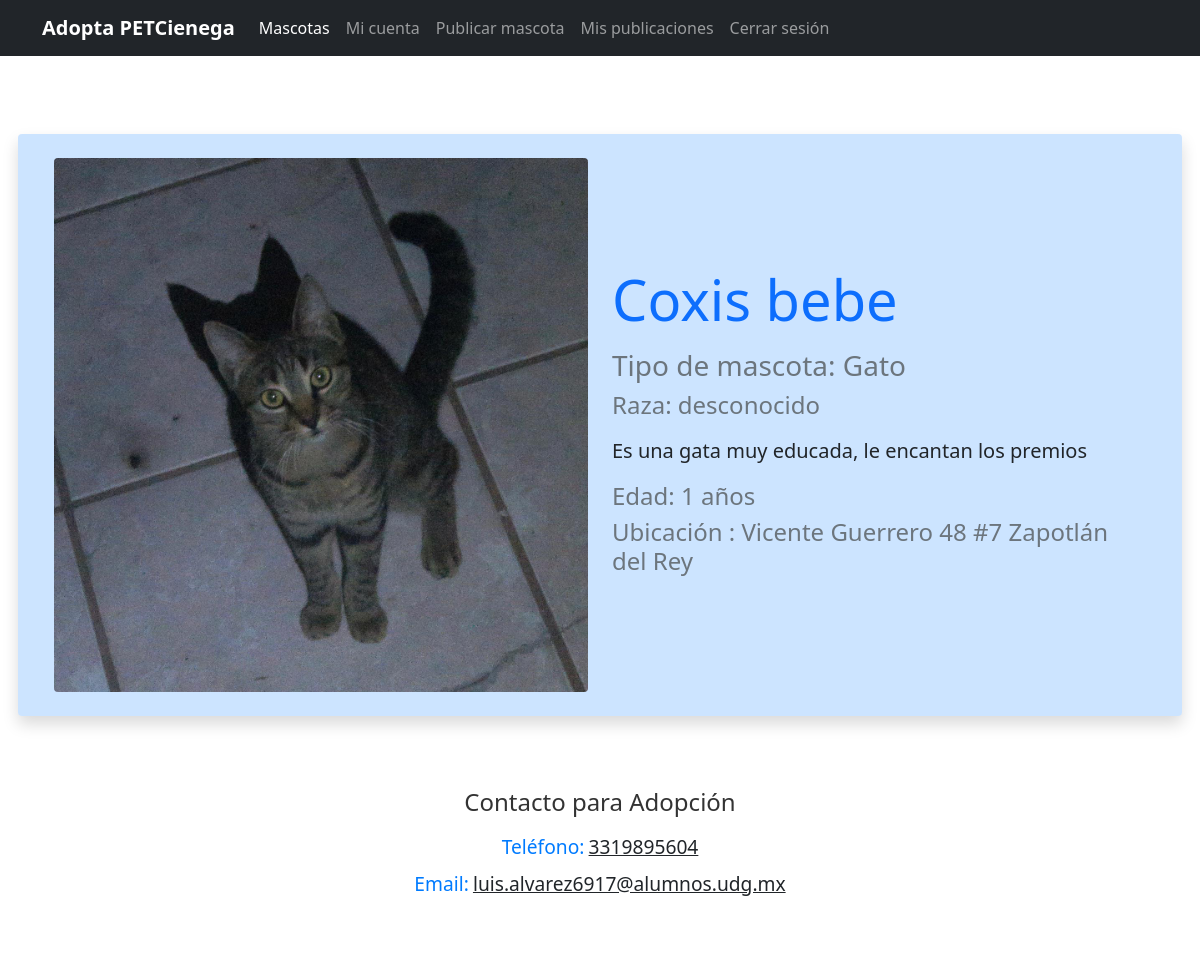
Screenshot of /adopta/Detalle.php?id=1 (signed in) with the database file from the repository.
### tables this page shows
CREATE TABLE IF NOT EXISTS `mascotas` (
  `id_mascota` int NOT NULL AUTO_INCREMENT,
  `nombre_mascota` varchar(30) NOT NULL,
  `tipo_mascota` int NOT NULL,
  `raza` varchar(30) NOT NULL,
  `edad` tinyint NOT NULL,
  `sexo` char(1) NOT NULL,
  `descripcion` varchar(300) NOT NULL,
  `ubicacion_actual` varchar(60) NOT NULL,
  `fecha_adopcion` timestamp NOT NULL DEFAULT CURRENT_TIMESTAMP,
  `imagen` varchar(250) NOT NULL,
  `usuario_id` int NOT NULL,
  PRIMARY KEY (`id_mascota`),
  KEY `tipo_mascota` (`tipo_mascota`,`usuario_id`),
  KEY `usuario_id` (`usuario_id`)
);

CREATE TABLE IF NOT EXISTS `tipos_mascotas` (
  `id_tipo` int NOT NULL AUTO_INCREMENT,
  `descripcion` varchar(20) NOT NULL,
  PRIMARY KEY (`id_tipo`)
);

CREATE TABLE IF NOT EXISTS `usuarios` (
  `id_usuario` int NOT NULL AUTO_INCREMENT,
  `username` varchar(30) NOT NULL,
  `nombre_completo` varchar(65) NOT NULL,
  `contraseña` varchar(32) NOT NULL,
  `correo` varchar(50) NOT NULL,
  `telefono` bigint NOT NULL,
  `fec_registro` timestamp NOT NULL DEFAULT CURRENT_TIMESTAMP,
  `tipo_usuario` int NOT NULL,
  PRIMARY KEY (`id_usuario`),
  KEY `tipo_usuario` (`tipo_usuario`)
);

### adopta/Detalle.php (the view, shortened to what this page needs)
<?php
$conexion = obtenerConexion();
$id_mascota = isset($_GET['id']) ? $_GET['id'] : '';
$sql = "SELECT count(id_mascota) from mascotas where id_mascota=$id_mascota";
$result = $conexion->query($sql);
if ($result->fetch_column() > 0) {
    $sql = "SELECT nombre_mascota,tm.descripcion as tipo_mascota,raza,edad,sexo,m.descripcion, ubicacion_actual,imagen,u.correo,u.telefono
    from mascotas as m inner join tipos_mascotas as tm on tm.id_tipo=m.tipo_mascota
    inner join usuarios as u on m.usuario_id=u.id_usuario
    where id_mascota=$id_mascota";
    $resultado = $conexion->query($sql);
    $fila = $resultado->fetch_assoc();
    $nombre_mascota = $fila['nombre_mascota'];
    $tipo_mascota = $fila['tipo_mascota'];
    $raza = $fila['raza'];
    $edad = $fila['edad'];
    $descripcion = $fila['descripcion'];
    $ubicacion = $fila['ubicacion_actual'];
    $ruta_foto = $fila['imagen'];
    $correo_contacto = $fila['correo'];
    $telefono_contacto = $fila['telefono'];
}
?>
<!DOCTYPE html>
<html lang="en">
<head>
    <link href="../css/bootstrap.min.css" rel="stylesheet" />
    <link href="../css/bootstrap.bundle.min.js" rel="stylesheet" />
    <link href="../css/adoptaindex.css" rel="stylesheet" />
</head>
<body>
    <header>
        <div class="navbar navbar-expand-lg navbar-dark bg-dark ">
            <div class="container">
                <a href="#" class="navbar-brand">
                    <strong>Adopta PETCienega</strong>
                </a>
                <div class="collapse navbar-collapse" id="navbarHeader">
                    <ul class="navbar-nav me-auto mb-2 mb-lg-0">
                        <li class="nav-item">
                            <a href="/" class="nav-link active">Mascotas</a>
                        </li>
                        <li class="nav-item">
                            <a href="MiCuenta.php" class="nav-link">Mi cuenta</a>
                        </li>
                        <li class="nav-item">
                            <a href="PublicarMascota.php" class="nav-link">Publicar mascota</a>
                        </li>
                        <li class="nav-item">
                            <a href="MisPublicaciones.php" class="nav-link">Mis publicaciones</a>
                        </li>
                        <li class="nav-item">
                            <a href="../cerrar_sesion.php" class="nav-link">Cerrar sesión</a>
                        </li>
                    </ul>
                </div>
            </div>
        </div>
    </header>
    <main>
        <div class="container mt-5 mb-5">
            <div class="row align-items-center shadow p-4 rounded" style="background-color: rgba(0, 123, 255, 0.2);">
                <div class="col-md-6 order-md-1 text-center mb-4 mb-md-0">
                    <img src="<?php echo $ruta_foto; ?>" class="img-fluid rounded" alt="Imagen de <?php echo $nombre_mascota; ?>">
                </div>
                <div class="col-md-6 order-md-2">
                    <h1 class="display-4 font-weight-bold text-primary mb-3"><?php echo $nombre_mascota; ?></h1>
                    <h3 class="text-muted mb-2">Tipo de mascota: <span class="text-secondary"><?php echo $tipo_mascota; ?></span></h3>
                    <h4 class="text-muted mb-3">Raza: <span class="text-secondary"><?php echo $raza; ?></span></h4>
                    <p class="lead text-justify">
                        <?php echo $descripcion; ?>
                    </p>
                    <h4 class="text-muted mb-2">Edad: <?php echo $edad; ?> años</h4>
                    <h4 class="text-muted mb-2">Ubicación : <?php echo $ubicacion; ?> </h4>
                </div>
            </div>
            <div class="col-12 mt-5">
                <div class="p-4 rounded text-center" style="background-color: rgba(255, 255, 255, 0.9); color: #333;">
                    <h4 class="font-weight-bold mb-3">Contacto para Adopción</h4>
                    <p class="mb-2">
                        <span class="font-weight-bold" style="font-size: 1.2em; color: #007bff;">Teléfono:</span>
                        <a href="tel:<?php echo $telefono_contacto; ?>" class="text-dark" style="font-size: 1.2em;">
                            <?php echo $telefono_contacto; ?>
                        </a>
                    </p>
                    <p>
                        <span class="font-weight-bold" style="font-size: 1.2em; color: #007bff;">Email:</span>
                        <a href="mailto:<?php echo $correo_contacto; ?>" class="text-dark" style="font-size: 1.2em;">
                            <?php echo $correo_contacto; ?>
                        </a>
                    </p>
                </div>
            </div>
        </div>
</body>
</html>

### css/adoptaindex.css (style rules this page uses)
main > .container { padding: 30px 0; }

### rows the page displays
mascotas: imagen (picture), nombre_mascota "Coxis bebe", tipo_mascota.descripcion "Gato", raza "desconocido", descripcion "Es una gata muy educada, le encantan los premios", edad "1", ubicacion_actual "Vicente Guerrero 48 #7 Zapotlán del Rey", usuario.telefono "3319895604", usuario.correo "luis.alvarez6917@alumnos.udg.mx"
